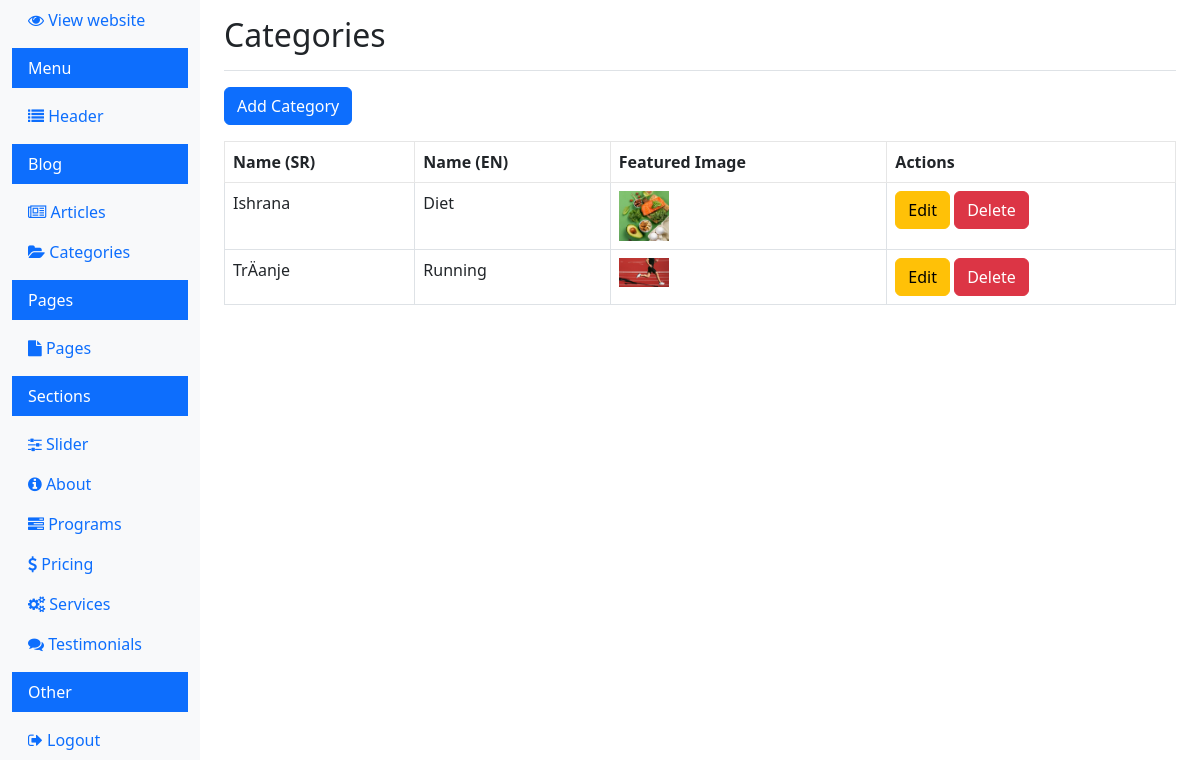
The page /dashboard/view_categories.php (signed in) on the database its author committed.
### tables this page shows
CREATE TABLE IF NOT EXISTS `categories` (
  `id` int(11) NOT NULL AUTO_INCREMENT,
  `category_group_id` varchar(255) NOT NULL,
  `name` varchar(255) NOT NULL,
  `featured_image` varchar(255) DEFAULT NULL,
  `language` varchar(10) NOT NULL DEFAULT 'en',
  PRIMARY KEY (`id`)
);

### dashboard/view_categories.php (the view, shortened to what this page needs)
<?php
$conn = new mysqli(DB_HOST, DB_USER, DB_PASS, DB_NAME);
$sql = "SELECT c1.category_group_id, c1.name AS name_sr, c2.name AS name_en, c1.featured_image
        FROM categories c1
        LEFT JOIN categories c2 ON c1.category_group_id = c2.category_group_id AND c2.language = 'en'
        WHERE c1.language = 'sr'";
$result = $conn->query($sql);
$categories = [];
if ($result->num_rows > 0) {
    while ($row = $result->fetch_assoc()) {
        $categories[] = $row;
    }
}
?>
<!doctype html>
<html lang="en">
<head>
    <link rel="stylesheet" href="../css/bootstrap.min.css">
    <link rel="stylesheet" href="https://cdnjs.cloudflare.com/ajax/libs/font-awesome/4.7.0/css/font-awesome.min.css">
    <link rel="stylesheet" href="../css/style.css">
</head>
<body>
    <div class="container-fluid">
        <div class="row">
            <?php include 'navigation.php'; ?>
            <main role="main" class="col-md-9 ms-sm-auto col-lg-10 px-md-4">
                <div class="d-flex justify-content-between flex-wrap flex-md-nowrap align-items-center pt-3 pb-2 mb-3 border-bottom">
                    <h1 class="h2">Categories</h1>
                </div>
                <a href="add_category.php" class="btn btn-primary mb-3">Add Category</a>
                <table class="table table-bordered">
                    <thead>
                        <tr>
                            <th>Name (SR)</th>
                            <th>Name (EN)</th>
                            <th>Featured Image</th>
                            <th>Actions</th>
                        </tr>
                    </thead>
                    <tbody>
                        <?php foreach ($categories as $category) : ?>
                            <tr>
                                <td><?php echo htmlspecialchars($category['name_sr']); ?></td>
                                <td><?php echo htmlspecialchars($category['name_en']); ?></td>
                                <td>
                                    <?php if ($category['featured_image']) : ?>
                                        <img src="../<?php echo htmlspecialchars($category['featured_image']); ?>" alt="Featured Image" style="width: 50px; height: auto;">
                                    <?php endif; ?>
                                </td>
                                <td>
                                    <a href="edit_category.php?id=<?php echo $category['category_group_id']; ?>" class="btn btn-warning">Edit</a>
                                    <a href="delete_category.php?id=<?php echo $category['category_group_id']; ?>" class="btn btn-danger" onclick="return confirm('Are you sure you want to delete this category?');">Delete</a>
                                </td>
                            </tr>
                        <?php endforeach; ?>
                    </tbody>
                </table>
            </main>
        </div>
    </div>
</body>
</html>

### css/style.css (style rules this page uses)
.table-box-one table tbody tr, table thead tr { border: 1px solid #e6e6e6; }

### rows shown on the page
categories: name "Ishrana", categories.name "Diet", featured_image (picture)
categories: name "TrÄanje", categories.name "Running", featured_image (picture)
